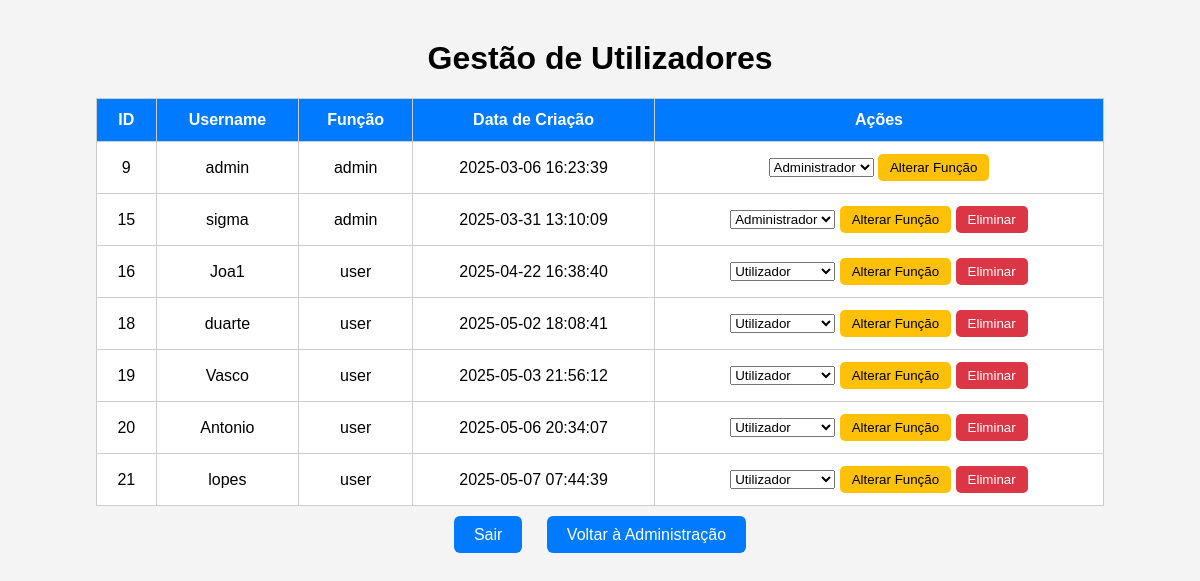
/login/admin_users.php (signed in), run on an earlier commit of the app's database.
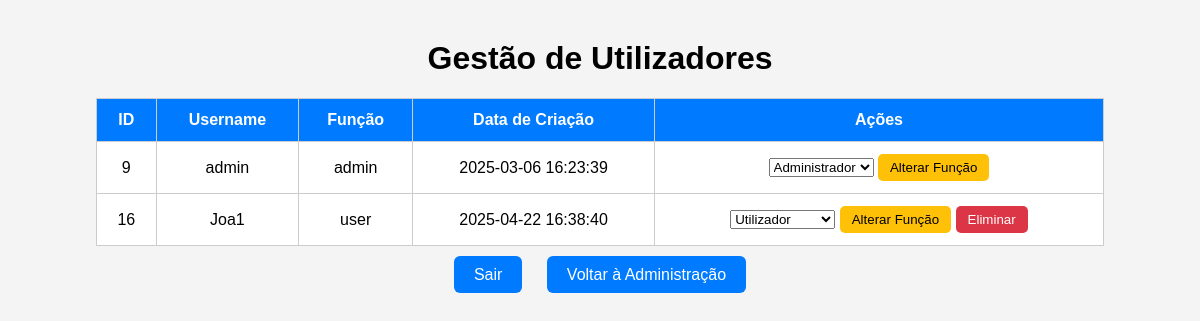
And on a later commit of the database.
### tables this page shows
CREATE TABLE `users` (
  `id` int(11) NOT NULL,
  `username` varchar(50) NOT NULL,
  `password` varchar(255) NOT NULL,
  `role` enum('admin','user') NOT NULL DEFAULT 'user',
  `created_at` timestamp NOT NULL DEFAULT current_timestamp(),
  `email` varchar(100) DEFAULT NULL,
  `morada` text DEFAULT NULL,
  `verification_code` varchar(64) DEFAULT NULL,
  `reset_token` varchar(255) DEFAULT NULL,
  `reset_token_expiry` datetime DEFAULT NULL
);

### login/admin_users.php (the view, shortened to what this page needs)
<?php
include('../db.php');
$result = $conn->query("SELECT id, username, role, created_at FROM users");
?>
<!DOCTYPE html>
<html lang="pt">
<head>
</head>
<body>
    <h1>Gestão de Utilizadores</h1>
    <table>
        <tr>
            <th>ID</th>
            <th>Username</th>
            <th>Função</th>
            <th>Data de Criação</th>
            <th>Ações</th>
        </tr>
        <?php while ($user = $result->fetch_assoc()) { ?>
            <tr>
                <td><?= htmlspecialchars($user['id']) ?></td>
                <td><?= htmlspecialchars($user['username']) ?></td>
                <td><?= htmlspecialchars($user['role']) ?></td>
                <td><?= htmlspecialchars($user['created_at']) ?></td>
                <td>
                    <form method="POST">
                        <select name="role">
                            <option value="user" <?= $user['role'] == 'user' ? 'selected' : '' ?>>Utilizador</option>
                            <option value="admin" <?= $user['role'] == 'admin' ? 'selected' : '' ?>>Administrador</option>
                        </select>
                        <button type="submit" name="edit" class="edit-btn">Alterar Função</button>
                    </form>
                    <?php if ($user['id'] != $_SESSION['user_id']) { ?>
                        <form method="POST" onsubmit="return confirm('Tem a certeza que deseja eliminar este utilizador?');">
                            <button type="submit" name="delete" class="delete-btn">Eliminar</button>
                        </form>
                    <?php } ?>
                </td>
            </tr>
        <?php } ?>
    </table>
    <div class="btn-link">
        <a href="/PAP/login/login.php">Sair</a>
        <a href="../dashboard_admin.php">Voltar à Administração</a>
    </div>
</body>
</html>

### login/admin_users.php (style rules this page uses)
body { font-family: Arial, sans-serif; margin: 40px; background-color: #f4f4f4; }
h1 { text-align: center; }
table { width: 90%; margin: auto; border-collapse: collapse; background: white; }
th, td { border: 1px solid #ccc; padding: 12px; text-align: center; }
th { background-color: #007bff; color: white; }
form { display: inline; }
button { padding: 6px 12px; border: none; border-radius: 5px; cursor: pointer; }
.edit-btn { background-color: #ffc107; color: #000; }
.delete-btn { background-color: #dc3545; color: white; }
.btn-link { text-align: center; margin-top: 20px; }
.btn-link a { padding: 10px 20px; text-decoration: none; background-color: #007bff; color: white; border-radius: 6px; margin: 0 10px; }

What changed in the data, as far as the page shows it:
removed users: id "15", username "sigma", role "admin", created_at "2025-03-31 13:10:09", role "Administrador"
removed users: id "18", username "duarte", role "user", created_at "2025-05-02 18:08:41", role "Utilizador"
removed users: id "19", username "Vasco", role "user", created_at "2025-05-03 21:56:12", role "Utilizador"
removed users: id "20", username "Antonio", role "user", created_at "2025-05-06 20:34:07", role "Utilizador"
removed users: id "21", username "lopes", role "user", created_at "2025-05-07 07:44:39", role "Utilizador"
